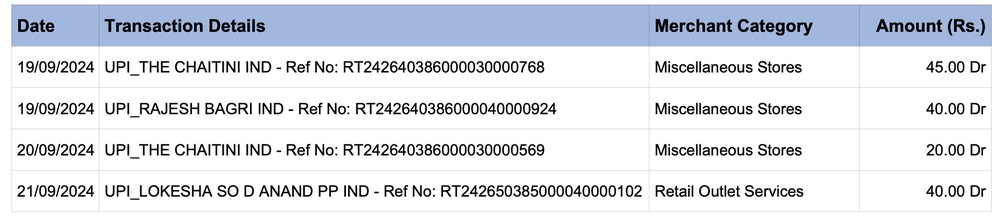
#> input picture image_csv.jpeg, 1000 x 223 px, shrunk from 1824 x 406 before the run, given in place of image_csv.jpg, which was not available
$ python main.py
#> lines starting #> are read from the running program, lines starting #| are printed output that depends on the picture; after the words box and inside, x2 and y2 are one past the last pixel; in counts of white or black regions, pixels touching at a corner belong together; pictures that were not available may be replaced by others from this repository, and a replacement may not be noted
import cv2
import pytesseract
import csv

def get_bounding_box(cnt):
    x, y, w, h = cv2.boundingRect(cnt)
    return x, y, w, h

def group_and_sort_contours(contours, y_tolerance=15):
    rows = []
    current_row = []

    # Sort contours by the top-left y-coordinate (y-value of the bounding box)
    contours = sorted(contours, key=lambda cnt: get_bounding_box(cnt)[1])

    prev_y = None

    for cnt in contours:
        x, y, w, h = get_bounding_box(cnt)

        if prev_y is None or abs(y - prev_y) <= y_tolerance:
            current_row.append(cnt)  # Add to the current row if within tolerance
        else:
            # Sort the current row by x-coordinate and add to rows list
            rows.append(sorted(current_row, key=lambda c: get_bounding_box(c)[0]))
            current_row = [cnt]

        prev_y = y

    # Sort and append the last row
    if current_row:
        rows.append(sorted(current_row, key=lambda c: get_bounding_box(c)[0]))

    # Flatten the list of rows into a single list of contours
    sorted_contours = [cnt for row in rows for cnt in row]
    return sorted_contours


image_path = '/home/noxious/Downloads/image_csv.jpg'
img = cv2.imread(image_path)
#> img is the input picture: shape (223, 1000, 3); mean B, G, R 231.1, 224.5, 220.9

# Preprocessing the image starts
gray = cv2.cvtColor(img, cv2.COLOR_BGR2GRAY)
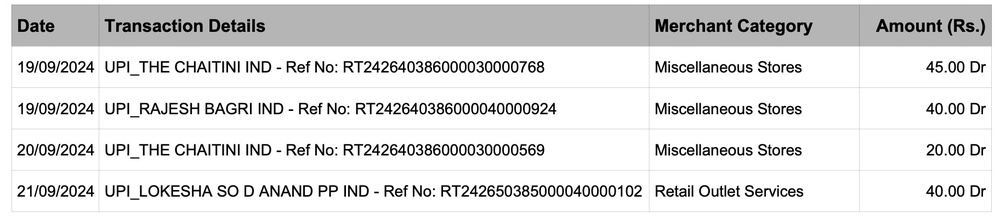
#> gray: shape (223, 1000); min 0, max 255, mean 224.2

# Performing OTSU threshold
ret, thresh1 = cv2.threshold(gray, 0, 255, cv2.THRESH_OTSU | cv2.THRESH_BINARY_INV)
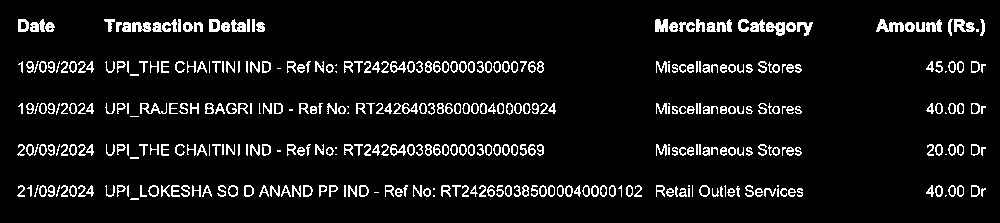
#> thresh1: shape (223, 1000); 7.5% white in thin lines or dots, all inside (x1, y1, x2, y2) = (17, 19, 986, 200)
#> ret = 143

cv2.imwrite("gray_image.png", gray)
cv2.imwrite("thresholded_image.png", thresh1)

# Get a Rectangular Kernel
rect_kernel = cv2.getStructuringElement(cv2.MORPH_RECT, (18, 18))

# Applying dilation on the threshold image
dilation = cv2.dilate(thresh1, rect_kernel, iterations = 1)
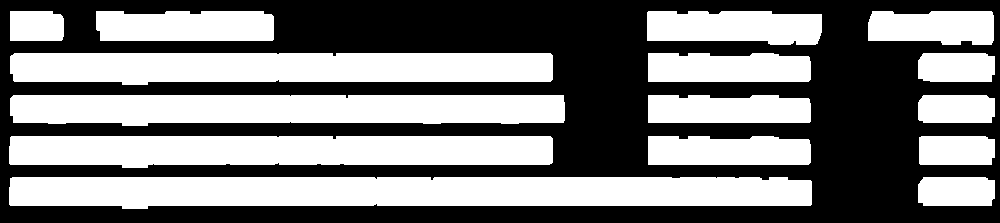
#> dilation: shape (223, 1000); 48.4% white; 15 white regions

# Finding contours
contours, hierarchy = cv2.findContours(dilation, cv2.RETR_EXTERNAL,
                                                 cv2.CHAIN_APPROX_NONE)
#> contours = 15 contours; largest, box (x1, y1, x2, y2) and area: (9, 177, 812, 209) 22394, (9, 136, 553, 168) 15233, (10, 53, 553, 85) 15200, (10, 95, 565, 126) 15045, (647, 11, 822, 45) 4993

# Sort them in x and y axis
contours = group_and_sort_contours(contours)
#> the loop in group_and_sort_contours, `for cnt in contours:` made 15 passes
#> prev_y on passes 1 to 12: 11, 11, 11, 11, 53, 53, 53, 95, 95, 95, 136, 136
#> after the loop in group_and_sort_contours, `for cnt in contours:`: rows = 4 items
#> in group_and_sort_contours, `sorted_contours = [cnt for row in rows for cnt in row]`: sorted_contours has the same summary as contours outside group_and_sort_contours

cv2.imwrite("kernel.png", rect_kernel)
cv2.imwrite("dilation.png", dilation)

# Draw contours on the original image
all_countours = cv2.drawContours(img.copy(), contours, -1, (255, 0, 0), 2)
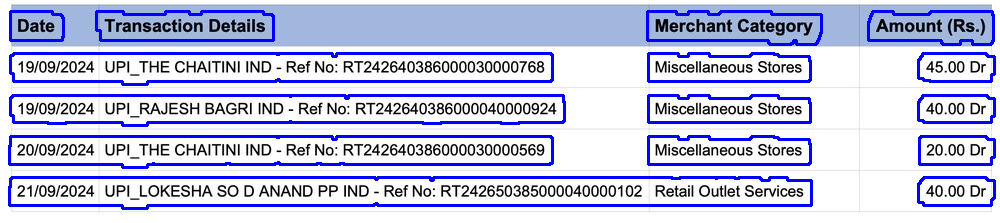
#> all_countours: shape (223, 1000, 3); mean B, G, R 231.7, 196.8, 193.5
cv2.imwrite("countours.png",all_countours)

# Creating a copy of image
im2 = img.copy()

# List to store each row's text
rows = []

current_row = []
prev_y = None
tolerance = 15  # Tolerance to group contours into rows

# Create a copy of the image to draw on
output_img = img.copy()


for cnt in contours:
    # Calculate moments of the contour
    M = cv2.moments(cnt)

    if M["m00"] != 0:  # Avoid division by zero
        # Calculate centroid coordinates
        cx = int(M["m10"] / M["m00"])
        cy = int(M["m01"] / M["m00"])

        # Draw a green circle at the centroid
        cv2.circle(output_img, (cx, cy), 5, (0, 255, 0), -1)  # Green dot

        # Label the coordinates next to the centroid
        text = f"({cx},{cy})"
        cv2.putText(output_img, text, (cx -100, cy - 10), cv2.FONT_HERSHEY_SIMPLEX, 1, (0, 0, 255), 2)

    x, y, w, h = cv2.boundingRect(cnt)
    # [7 lines of commented-out code are left out]
    cropped = im2[y:y + h, x:x + w]

    # Apply OCR
#> (the run stopped early here; a loop or call above may not have finished)
